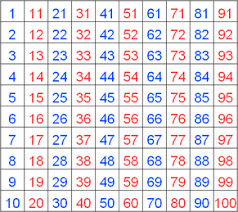
#> input picture 05_Intergration/number2.png, 238 x 212 px, found by its file name
$ python _openCV_4_number.py
#> lines starting #> are read from the running program, lines starting #| are printed output that depends on the picture; after the words box and inside, x2 and y2 are one past the last pixel; in counts of white or black regions, pixels touching at a corner belong together
import sys
import numpy as np
import cv2

# 이미지 읽어 들이기
#im = cv2.imread('number1.PNG')
im = cv2.imread('number2.PNG')
#> im is the input picture: shape (212, 238, 3); mean B, G, R 232.2, 223.2, 230.6
#im = cv2.imread('number3.PNG')

# 그레이스케일로 변환하고 블러를 걸고 이진화하기
gray = cv2.cvtColor(im, cv2.COLOR_BGR2GRAY)
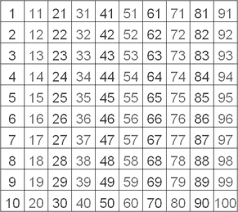
#> gray: shape (212, 238); min 34, max 255, mean 226.5
blur = cv2.GaussianBlur(gray, (5,5),0)
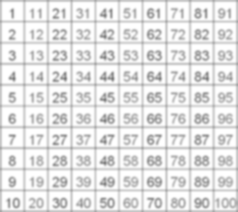
#> blur: shape (212, 238); min 125, max 255, mean 227
thresh = cv2.adaptiveThreshold(blur,255,1,1,11,2)
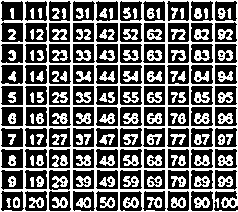
#> thresh: shape (212, 238); 41% white; 131 white regions

# 윤곽 추출하기
contours = cv2.findContours(thresh, cv2.RETR_LIST, cv2.CHAIN_APPROX_SIMPLE)[1]
#> contours = 348 contours, 103 with area under 20; largest, box (x1, y1, x2, y2) and area: (0, 0, 238, 212) 49686, (190, 190, 214, 212) 452, (48, 190, 72, 212) 443, (166, 190, 190, 212) 442, (24, 190, 48, 212) 442

#contours = cv2.findContours(thresh,cv2.RETR_EXTERNAL,cv2.CHAIN_APPROX_SIMPLE)[1]
'''
4 같은 숫자에는 숫자 인식부분에 문제가 있는데(필기체 때문인 듯) 그것을 처리하는 부분 (바깥 영역 추출)
cv2.RETR_LIST 옵션을 cv2.RETR_EXTERNAL로 바꾼다. ( 경우에 따라 인식율이 더 떨어질 수 있음)
'''
# 추출한 윤곽을 반복 처리하기
for cnt in contours:
    x,y,w,h = cv2.boundingRect(cnt)
    if h < 20 : continue # 너무 작으면 건너뛰기
    red = (0,0,255)
    cv2.rectangle(im, (x,y), (x+w, y+h),red,2)
#> this loop made 348 passes
#> (x, y, w, h) on passes 1 to 3: (196, 204, 4, 3), (172, 202, 5, 5), (125, 202, 5, 5)
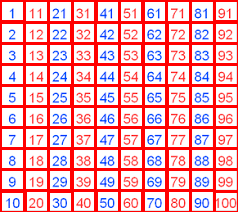
#> im: shape (212, 238, 3); mean B, G, R 178.5, 169.6, 242.8
cv2.imwrite('numbers-cnt.PNG',im)

$ run again, with 05_Intergration/number1.png copied over 05_Intergration/number2.png
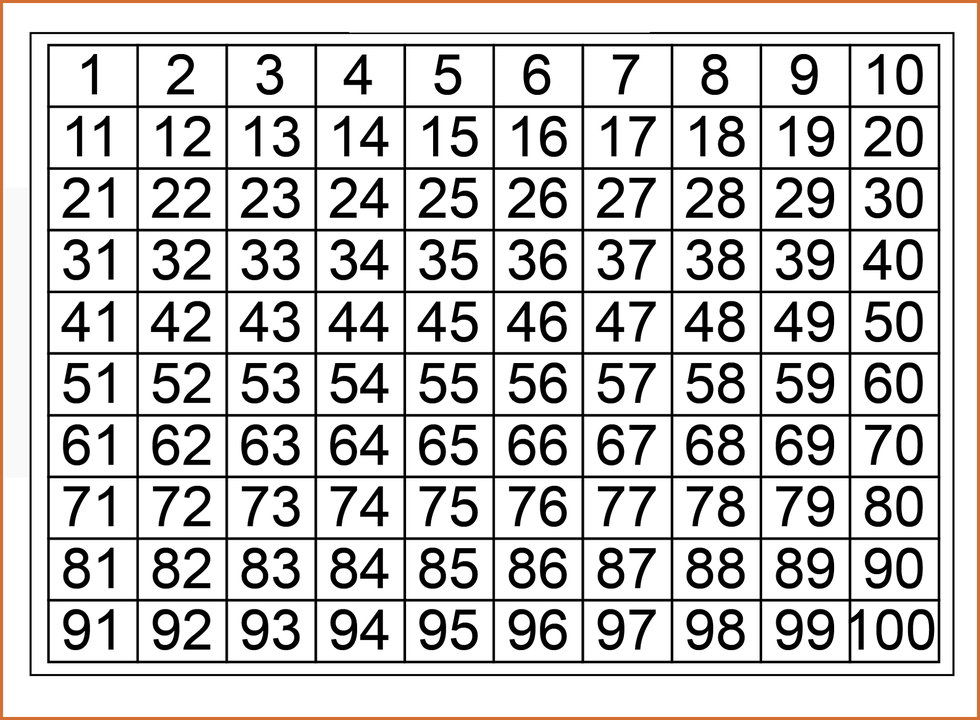
#> input picture 05_Intergration/number1.png, 980 x 720 px, shrunk from 1921 x 1412 before the run, found by its file name
#> im is the input picture: shape (720, 980, 3); mean B, G, R 203.4, 204.3, 205.8
#> `thresh = cv2.adaptiveThreshold(blur,255,1,1,11,2)`:
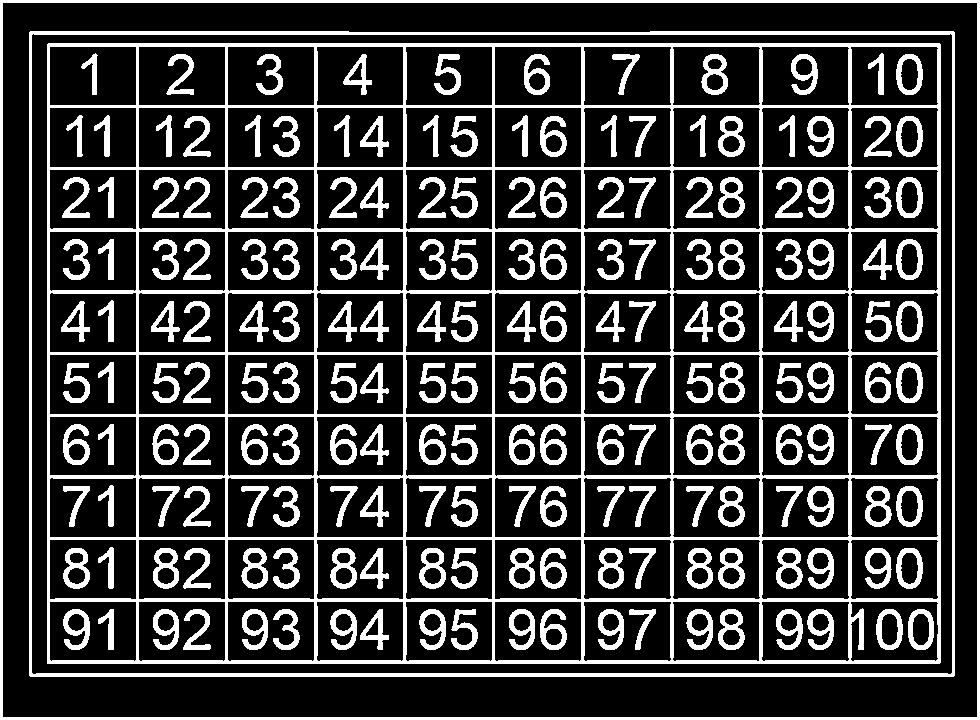
#> thresh: shape (720, 980); 23.5% white; 194 white regions
#> contours = 407 contours; largest, box (x1, y1, x2, y2) and area: (0, 0, 980, 720) 703901, (2, 2, 978, 718) 697123, (29, 31, 955, 677) 596322, (31, 33, 953, 675) 588525, (47, 43, 941, 664) 553658
#> the loop `for cnt in contours:` made 407 passes
#> (x, y, w, h) on passes 1 to 3: (722, 629, 19, 17), (545, 628, 18, 18), (365, 617, 14, 20)
#> after the loop `for cnt in contours:`:
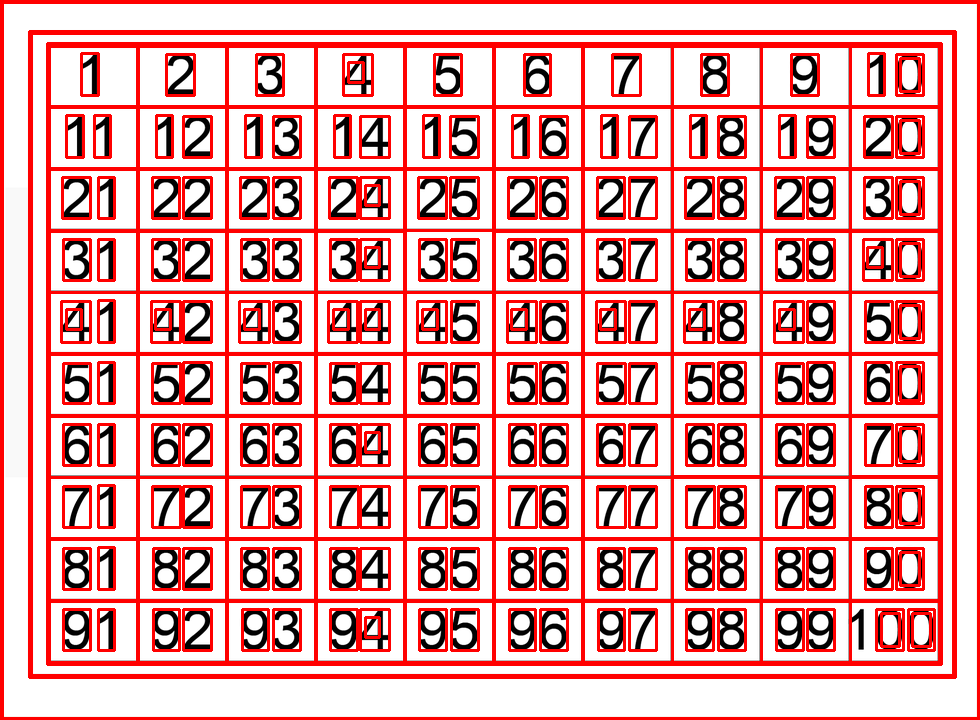
#> im: shape (720, 980, 3); mean B, G, R 164.9, 165, 228.5
